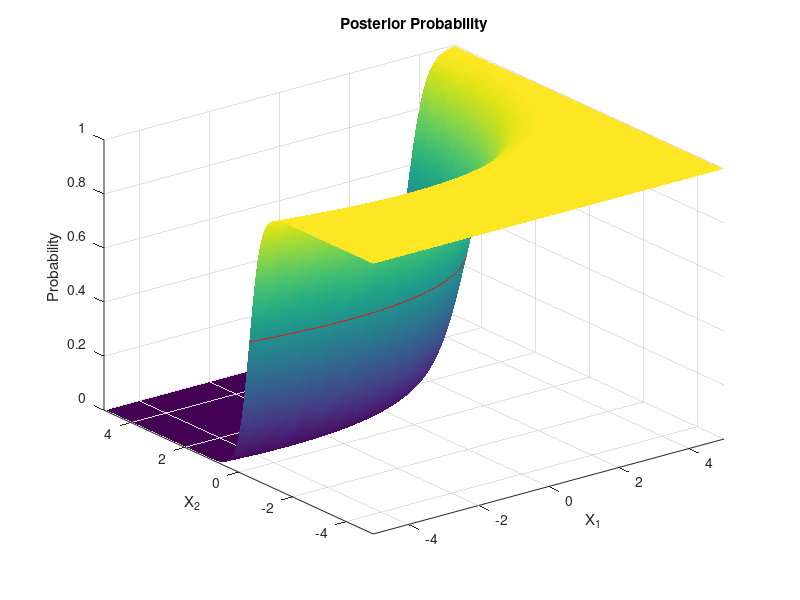
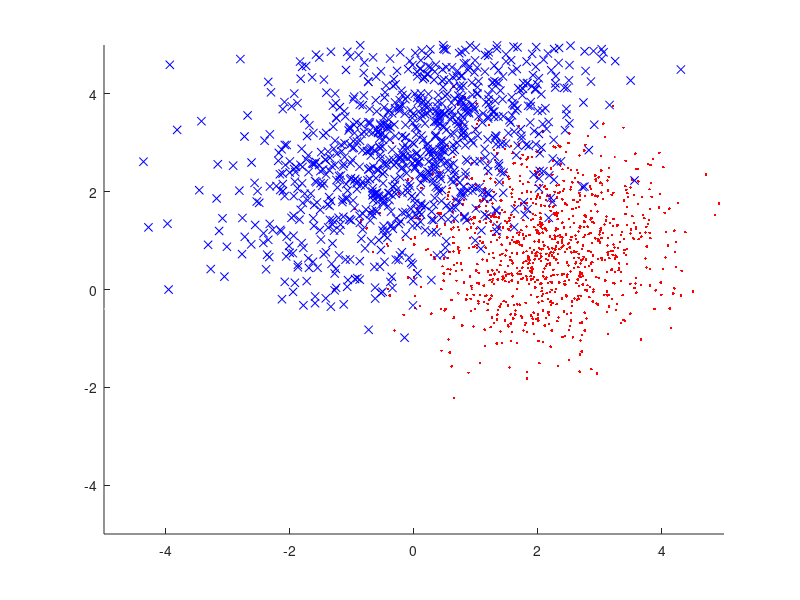

Here is the MATLAB script that generated these plots, in order:
%% Machine Learning Coursework
class(2).mean = [0; 3];
class(2).covar = [2 1; 1 2];
class(1).mean = [2; 1];
class(1).covar = [1 0; 0 1];

valuesSize = 1000;
X1 = mvnrnd(class(1).mean, class(1).covar, valuesSize);
X2 = mvnrnd(class(2).mean, class(2).covar, valuesSize);

%% Posterior Probability
% Shows $ P (\omega_1 | \mathbf{x}) $, i.e. the probability that point $
% mathbf{x} $ belongs to class $ \omega_1 $.
classDistribution = gmdistribution([class(1).mean'; class(2).mean'], cat(3, class(1).covar, class(2).covar));
clear X; clear y;
X(:,1) = -5:0.1:5; Y = X(:,1);
y(1:size(X,1),1) = Y(1);
postProb2 = [];
for i = 1:size(Y,1)	
	clear y; y(1:size(X,1),1) = Y(i);
	postProb = posterior(classDistribution, [ X(:,1) y(:,1)]);
	postProb2 = [postProb2 postProb(:,2)];
end
figure(1);
surf(X, Y, postProb2); hold on;
clear Zs;
Zs(1:length(X1)) = 0.50;
contour3(X, Y, postProb2, [0.5 0.5],'r'); xlabel('X_1'); ylabel('X_2'); zlabel('Probability');
shading interp;
title('Posterior Probability');
hold off;
figure(2); clf; hold on;
plot(X1(:,1), X1(:,2),'r.');
plot(X2(:,1), X2(:,2),'bx');
contour(X, Y, postProb2, [0.5 0.5],'w:');
hold off;
